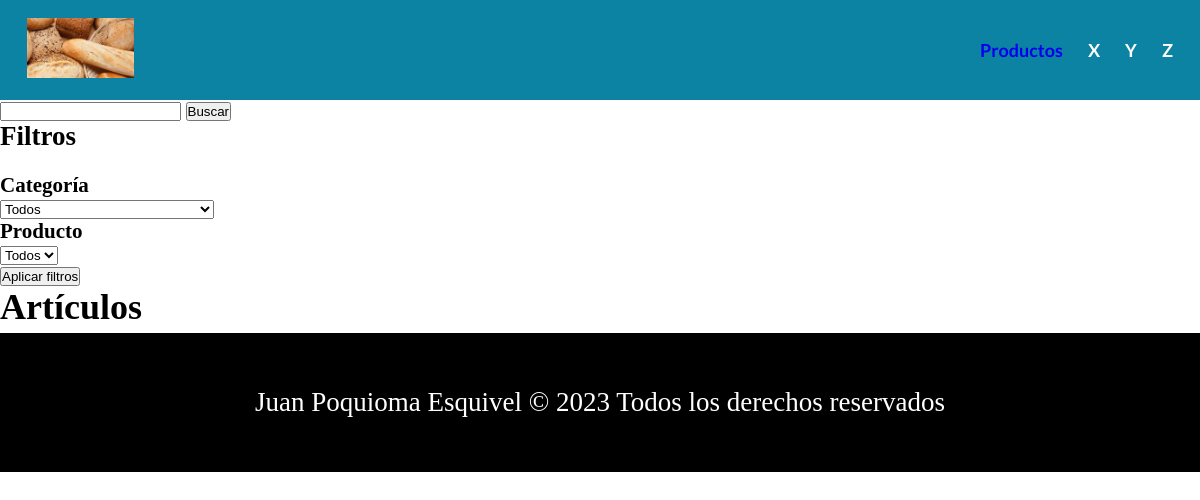
The app's page /controller/getProductos.php, older data.
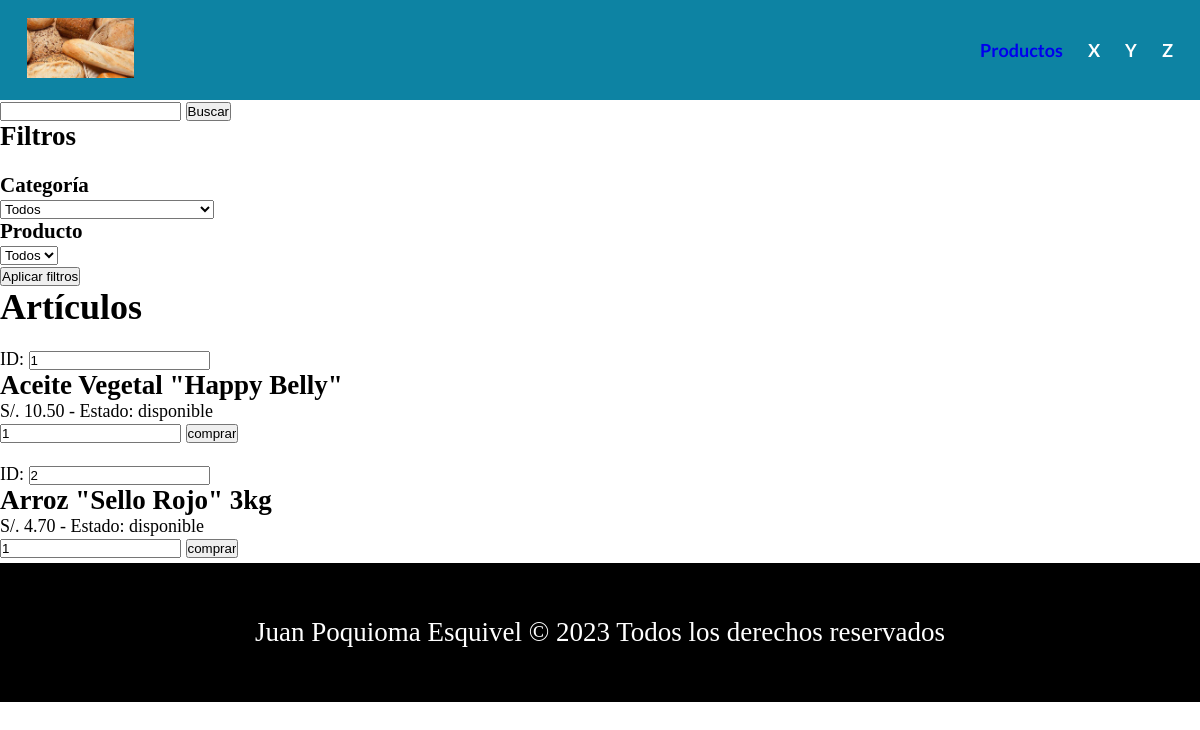
The same page, newer data.
### tables this page shows
create table articulo (
    id int not null auto_increment,
    nombre varchar(100) default null,
    cantidad int default 0,
    precio decimal(5, 2) default 0.0,
    imagen varchar(500) default "https://img.freepik.com/vector-premium/cliente-compra-articulo-venta-concepto-tienda-linea-ilustracion-estilo-diseno-dibujado-mano-esquema_90661-875.jpg?w=2000",
    primary key(id),
    id_producto int,
    foreign key(id_producto) references producto(id) on delete no action
);

### controller/controllerProductos.php (called while the page is built, shortened)
<?php
class ControllerProductos
{
    function listarArticulos()
    {
        include_once("../model/modelProductos.php");
        $mod = new ModelProductos();
        $arr_articulos = $mod->listarArticulos();
        $arr_categorias = $mod->listarFiltrosCategoria();
        $arr_productos = [];
        include_once("../view/viewProductos.php");
        $form = new ViewProductos();
        $form->showViewProductos($arr_articulos, $arr_categorias, $arr_productos, 0, 0);
    }
}

### model/modelProductos.php (called while the page is built, shortened)
<?php
class ModelProductos
{
    function listarArticulos()
    {
        $conn = ConexionBD::obtenerInstancia()->conexion;
        $query = $conn->query("select * from articulo");
        $arr_articulos = $query->fetchAll(PDO::FETCH_ASSOC);
        return $arr_articulos;
    }
}

### view/viewProductos.php (the view, shortened to what this page needs)
<?php
include_once("../shared/header.php");
include_once("../shared/footer.php");
class ViewProductos
{
    public function showViewProductos($arr_articulos, $arr_categorias, $arr_productos, $index_categoria, $index_producto)
    {
?>
        <!DOCTYPE html>
        <html lang="en">
        <head>
            <link rel="stylesheet" href="../assets/header-estilo.css">
            <link rel="stylesheet" href="../assets/footer-estilo.css">
        </head>
        <body>
            <div class="buscador">
                <form method="POST" action="../controller/getProductos.php">
                    <input type="text" name="termino_clave" autocomplete="off">
                    <input type="submit" value="Buscar" name="buscar">
                </form>
            </div>
            <div class="contenedor_body">
                <nav class="barra_filtros">
                    <form class="filtros" method="POST" action="../controller/getProductos.php">
                        <h2>Filtros</h2>
                        <br>
                        <h3>Categoría</h3>
                        <select name="index_categoria" id="index_categoria" class="input_select">
                            <option value="0">Todos</option>
                        </select>
                        <br>
                        <h3>Producto</h3>
                        <select name="index_producto" id="index_producto" class="input_select">
                            <option value="0">Todos</option>
                        </select>
                        <br>
                        <input type="submit" value="Aplicar filtros" name="filtrar">
                    </form>
                </nav>
                <div class="articulos">
                    <h1>Artículos</h1>
                    <section class="contenedor_articulos">
                        <?php for ($i = 0; $i < count($arr_articulos); $i++) {
                        ?>
                            <div class="producto_individual">
                                <form action="../controller/getCarrito.php" method="POST">
                                    <div><img src="<?php echo $arr_articulos[$i]["imagen"]; ?>" alt=""></div>
                                    <div>ID: <input type="text" name="producto_id" value="<?php echo $arr_articulos[$i]["id"]; ?>" readonly></div>
                                    <h2><?php echo $arr_articulos[$i]["nombre"]; ?></h2>
                                    <div>
                                        <span>S/. <?php echo $arr_articulos[$i]["precio"]; ?></span>
                                        <span> - Estado: <?php echo $arr_articulos[$i]["cantidad"] > 0 ? "disponible" : "agotado"; ?></span>
                                    </div>
                                    <input type="number" min="1" name="producto_cantidad" value="1">
                                    <input type="submit" value="comprar" name="agregar_carrito">
                                </form>
                            </div>
                        <?php
                        } ?>
                    </section>
                </div>
            </div>
        </body>
        </html>
<?php
    }
}
?>

Row changes from the older to the newer data that the page shows:
added articulo: producto_id "1", nombre "Aceite Vegetal \"Happy Belly\"", precio "10.50", cantidad "disponible"
added articulo: producto_id "2", nombre "Arroz \"Sello Rojo\" 3kg", precio "4.70", cantidad "disponible"
